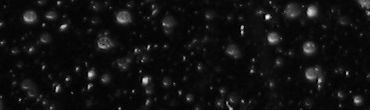
%> input picture Lista8/snowflakes.png, 370 x 110 px
$ octave exercicio6.m   (GNU Octave 9; MATLAB toolbox functions it lacks are replaced by stand-ins)
%> lines starting %> are read from the running program, lines starting %| are printed output that depends on the picture
close all
clear all
clc

pkg load image;

Origbwcs = imread('snowflakes.png');
%> Origbwcs is the input picture: size 110x370 uint8; min 0, max 251, mean 17.1
se4 = strel('disk', 10, 0);
Closbw = imclose(Origbwcs, se4);
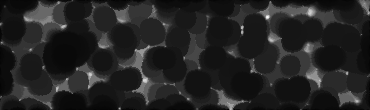
%> Closbw: size 110x370 uint8; min 0, max 251, mean 35.4

se3 = strel('disk', 3, 0);
Openbw = imopen(Origbwcs, se3);
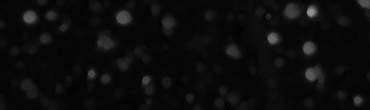
%> Openbw: size 110x370 uint8; min 0, max 145, mean 12.1

figure;
subplot(1, 3, 1), imshow(Origbwcs), title("Imagem original");
subplot(1, 3, 2), imshow(Openbw), title('Imagem aberta (raio = 3)');
subplot(1, 3, 3), imshow(Closbw), title('Imagem fechada (raio = 10)');

$ run again, with Lista8/aneis.png copied over Lista8/snowflakes.png
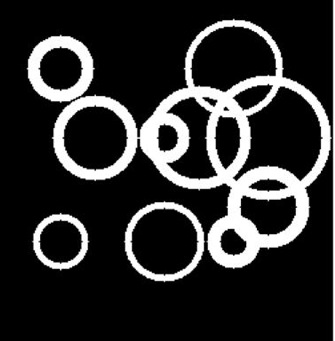
%> input picture Lista8/aneis.png, 335 x 341 px
%> Origbwcs is the input picture: size 341x335x3 uint8; min 0, max 255, mean 45.7
%> `Closbw = imclose(Origbwcs, se4);`:
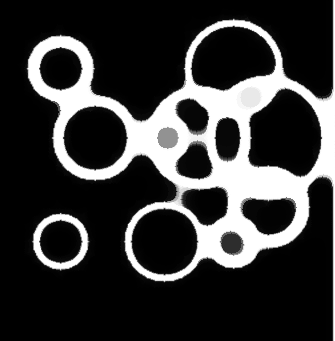
%> Closbw: size 341x335x3 uint8; min 0, max 255, mean 55.5
%> `Openbw = imopen(Origbwcs, se3);`:
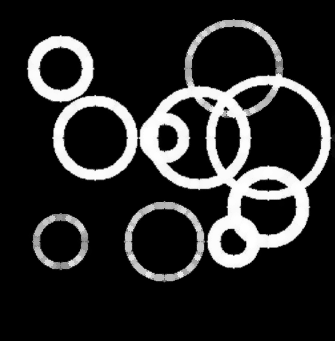
%> Openbw: size 341x335x3 uint8; min 0, max 255, mean 41.3

$ run again, with Lista8/texto.png copied over Lista8/snowflakes.png
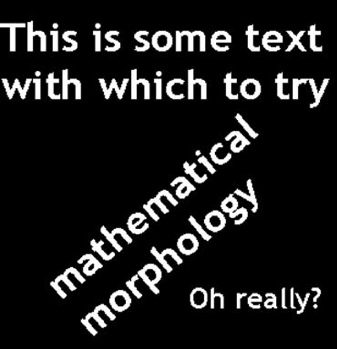
%> input picture Lista8/texto.png, 337 x 349 px
%> Origbwcs is the input picture: size 349x337x3 uint8; min 0, max 255, mean 28.5
%> `Closbw = imclose(Origbwcs, se4);`:
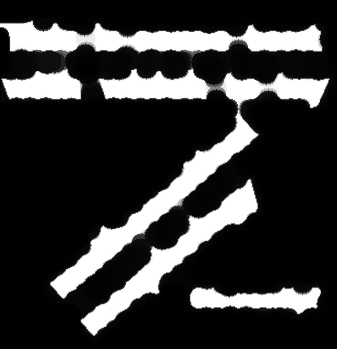
%> Closbw: size 349x337x3 uint8; min 0, max 255, mean 53.8
%> `Openbw = imopen(Origbwcs, se3);`:
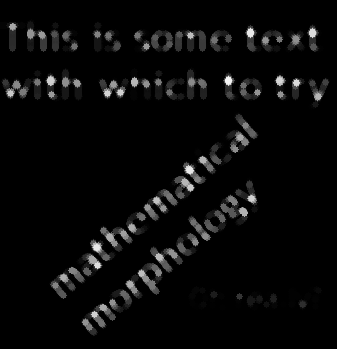
%> Openbw: size 349x337x3 uint8; min 0, max 245, mean 9.4
